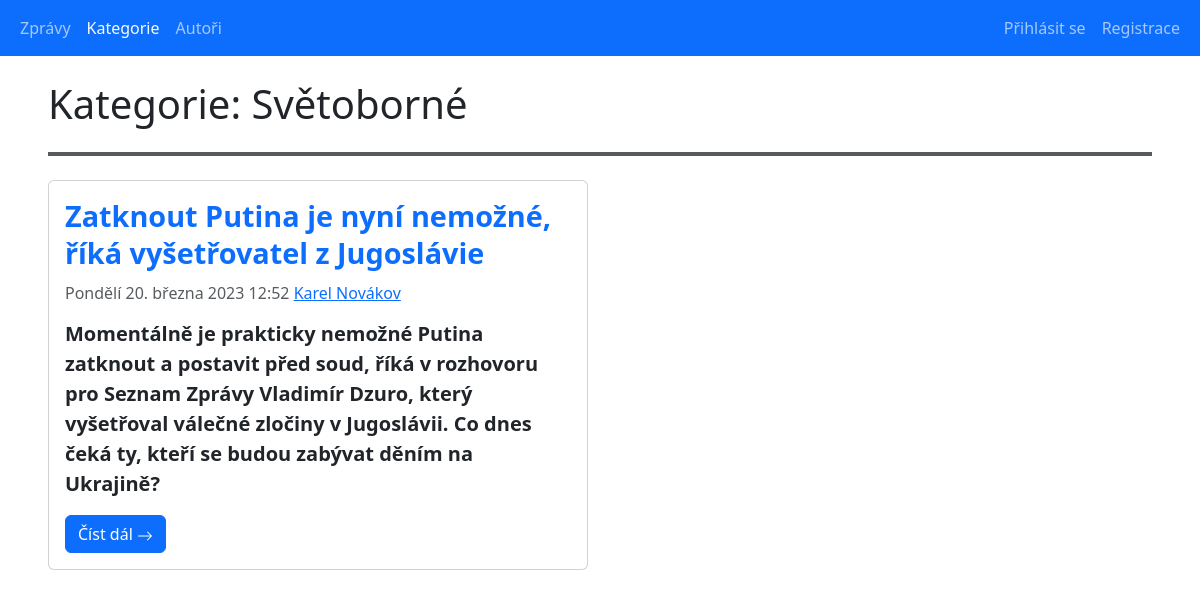
The page /main_projekt/categories_detail.php?id=2 on the database as committed earlier.
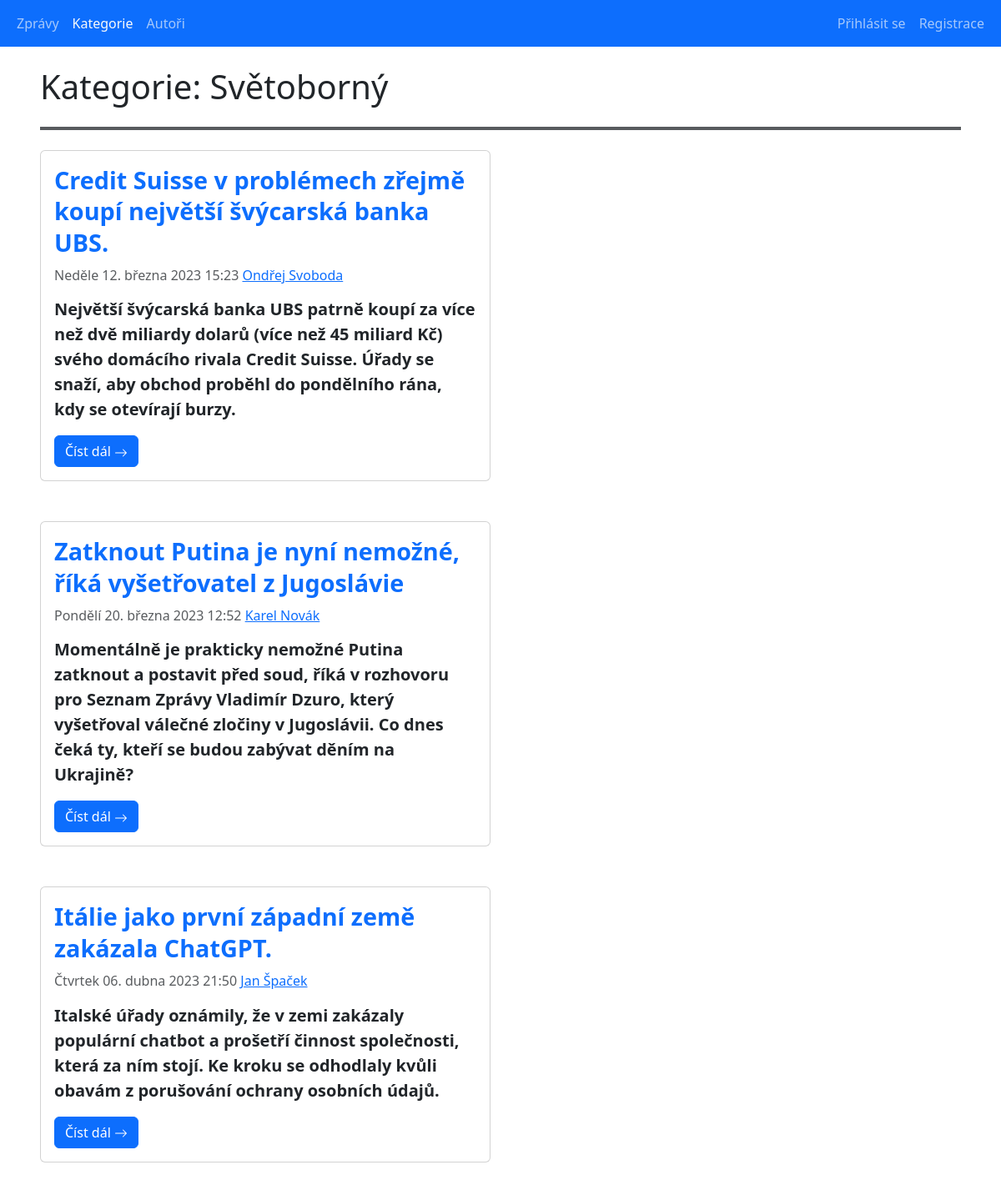
The same page on the database as committed later.
### tables this page shows
CREATE TABLE `categories` (
  `id` int(10) UNSIGNED NOT NULL,
  `category_name` varchar(50) NOT NULL
);

CREATE TABLE `articles` (
  `id` int(10) UNSIGNED NOT NULL,
  `introduction` text DEFAULT NULL,
  `content` text DEFAULT NULL,
  `title` text DEFAULT NULL,
  `author_id` int(10) UNSIGNED NOT NULL,
  `category_id` int(10) UNSIGNED NOT NULL,
  `created_at` datetime NOT NULL DEFAULT current_timestamp(),
  `is_published` tinyint(1) NOT NULL DEFAULT 0 COMMENT 'Zveřejněný/Nezveřejněný'
);

### main_projekt/classes/Database.php (called while the page is built, shortened)
<?php
class Database
{
    public function __construct()
    {
        $this->conn = new PDO(self::DSN, self::USERNAME, self::PASSWORD, [
            PDO::ATTR_ERRMODE => PDO::ERRMODE_EXCEPTION,
        ]);
        $this->conn->query('SET NAMES utf8');
    }
}

### main_projekt/classes/DateUtils.php (called while the page is built)
<?php
class DateUtils {
    public static function DatumCesky(string $date): string
    {
        $englishDate = (new Datetime($date))->format('l d. F Y H:i');
        $men = [
            'January', 'February', 'March', 'April', 'May',
            'June', 'July', 'August', 'September', 'October',
            'November', 'December'
        ];
        $mcz = [
            'ledna', 'února', 'března', 'dubna', 'května',
            'června', 'července', 'srpna', 'září', 'října',
            'listopadu', 'prosince'
        ];
        $englishDate = str_replace($men, $mcz, $englishDate);
        $den = [
            'Monday', 'Tuesday', 'Wednesday', 'Thursday',
            'Friday', 'Saturday', 'Sunday'
        ];
        $dcz = [
            'Pondělí', 'Úterý', 'Středa', 'Čtvrtek',
            'Pátek', 'Sobota', 'Neděle'
        ];
        return str_replace($den, $dcz, $englishDate);
    }
}

### main_projekt/categories_detail.php (the view, shortened to what this page needs)
<?php
require_once 'classes/Database.php';
require_once 'classes/DateUtils.php';
$db = new Database();
if (isset($_GET['id']) && is_numeric($_GET['id'])) {
    $sql = 'SELECT * from categories where id = :id';
    $stmt = $db->conn->prepare($sql);
    $stmt->execute([
        ':id' => $_GET['id'],
    ]);
    $category = $stmt->fetch(PDO::FETCH_ASSOC);
    $sql = 'SELECT a.*,CONCAT(ath.name, " ", ath.surname) as author_fullname from articles a
            left join authors ath on a.author_id = ath.id
            where a.is_published = 1 and a.category_id = :category_id';
    $stmt = $db->conn->prepare($sql);
    $stmt->execute([
        ':category_id' => $_GET['id'],
    ]);
    $articles = $stmt->fetchAll(PDO::FETCH_ASSOC);
}
else {
    header('Location: categories_list.php');
    die();
}
?>
<!doctype html>
<html lang="cs">
<head>
    <link rel="stylesheet" href="./bootstrap/css/bootstrap.min.css">
    <link rel="stylesheet" href="./styles/index.css">
</head>
<body>
<?php include_once 'reusable_components/navbar.php'; ?>
<div class="container-fluid px-5">
    <h1 class="mb-4">Kategorie: <?= $category['category_name']?></h1>
    <hr class="border border-dark border-2 opacity-75 mb-4">
    <div class="row flex-column">
        <div class="col-sm-9 col-lg-6">
            <?php if(empty($articles)): ?>
                <h2>Žádné veřejně dostupné články</h2>
            <?php else: ?>
                <?php foreach ($articles as $article): ?>
                    <div class="card mb-5">
                        <div class="card-body">
                            <h5 class="card-title ar_title mb-3">
                                <a href="articles_detail.php?article_id=<?= $article['id'] ?>">
                                    <?= $article['title'] ?>
                                </a>
                            </h5>
                            <h6 class="card-subtitle mb-3 text-muted">
                                <time>
                                    <?= DateUtils::DatumCesky($article['created_at']) ?>
                                </time>
                                <a href="authors_detail.php?id=<?= $article['author_id'] ?>"><?= $article['author_fullname'] ?></a>
                            </h6>
                            <p class="card-text mb-3 fw-semibold fs-5">
                                <?= $article['introduction'] ?>
                            </p>
                            <a href="articles_detail.php?article_id=<?= $article['id'] ?>" class="card-link btn btn-primary">Číst dál
                                <svg xmlns="http://www.w3.org/2000/svg" width="16" height="16" fill="currentColor" class="bi bi-arrow-right" viewBox="0 0 16 16">
                                    <path fill-rule="evenodd" d="M1 8a.5.5 0 0 1 .5-.5h11.793l-3.147-3.146a.5.5 0 0 1 .708-.708l4 4a.5.5 0 0 1 0 .708l-4 4a.5.5 0 0 1-.708-.708L13.293 8.5H1.5A.5.5 0 0 1 1 8z"/>
                                </svg>
                            </a>
                        </div>
                    </div>
                <?php endforeach; ?>
            <?php endif; ?>
        </div>
    </div>
</div>
</body>
</html>

Rows that differ between the two databases and show on the page:
changed categories: category_name "Světoborné" → "Světoborný"
now on this page (row edited): articles: title "Credit Suisse v problémech zřejmě koupí největší švýcarská banka UBS.", created_at "Neděle 12. března 2023 15:23", author_fullname "Ondřej Svoboda", introduction "Největší švýcarská banka UBS patrně koupí za více než dvě miliardy dolarů (více než 45 miliard Kč) svého domácího rivala Credit Suisse. Úřady se snaží, aby obchod proběhl do pondělního rána, kdy se otevírají burzy."
changed articles "Zatknout Putina je nyní nemožné, říká vyšetřovatel z Jugoslávie": author_fullname "Karel Novákov" → "Karel Novák"
added articles: title "Itálie jako první západní země zakázala ChatGPT.", created_at "Čtvrtek 06. dubna 2023 21:50", author_fullname "Jan Špaček", introduction "Italské úřady oznámily, že v zemi zakázaly populární chatbot a prošetří činnost společnosti, která za ním stojí. Ke kroku se odhodlaly kvůli obavám z porušování ochrany osobních údajů."
